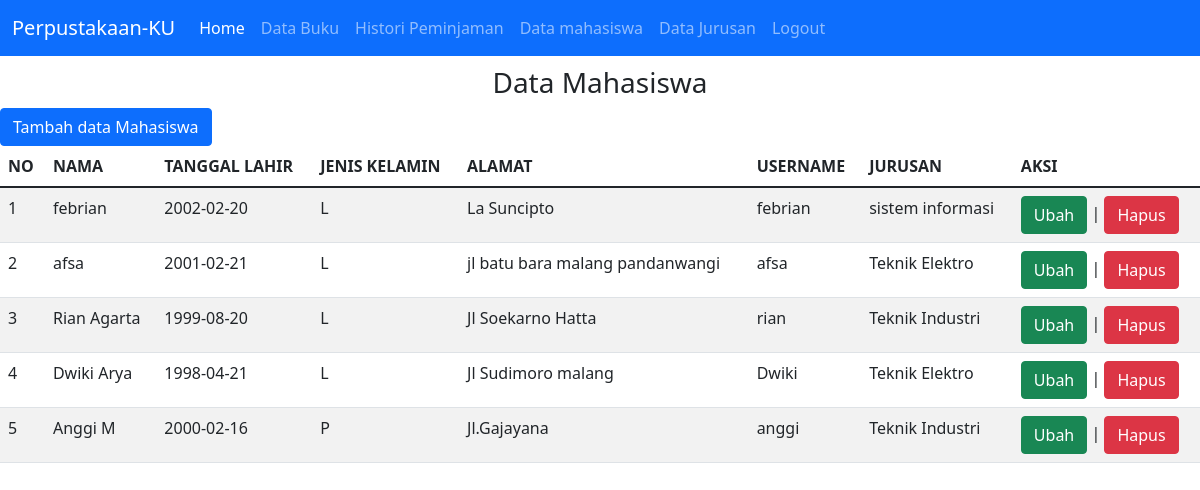
/tampil_mahasiswa.php (signed in), run on the app's committed database.
### tables this page shows
CREATE TABLE `mahasiswa` (
  `id_mhs` int(11) NOT NULL,
  `nama` varchar(100) NOT NULL,
  `tanggal_lahir` date NOT NULL,
  `jenis_kelamin` enum('L','P') NOT NULL,
  `alamat` text NOT NULL,
  `username` varchar(255) DEFAULT NULL,
  `password` varchar(255) DEFAULT NULL,
  `id_jurusan` int(11) NOT NULL
);

CREATE TABLE `jurusan` (
  `id_jurusan` int(11) NOT NULL,
  `nama_jurusan` varchar(20) NOT NULL,
  `angkatan` varchar(20) NOT NULL
);

### tampil_mahasiswa.php (the view, shortened to what this page needs)
<?php
include "header.php";
?>
<!DOCTYPE html>
<html>
<head>
	<link href="https://cdn.jsdelivr.net/npm/bootstrap@5.0.1/dist/css/bootstrap.min.css" rel="stylesheet">
</head>
<body>
	<center>
		<h3>Data Mahasiswa</h3>
	</center>
	<a href="tambah_mahasiswa.php"> <input type="submit" name="simpan" value="Tambah data Mahasiswa" class="btn btn-primary">
	</a>
	<table class="table table-hover table-striped">
		<thead>
			<tr>
				<th>NO</th>
				<th>NAMA</th>
				<th>TANGGAL LAHIR</th>
				<th>JENIS KELAMIN</th>
				<th>ALAMAT</th>
				<th>USERNAME</th>
				<th>JURUSAN</th>
				<th>AKSI</th>
			</tr>
		</thead>
		<tbody>
			<?php
			include "koneksi.php";
			$qry_mahasiswa = mysqli_query($conn, "select * from mahasiswa join jurusan on jurusan.id_jurusan=mahasiswa.id_jurusan");
			$no = 0;
			while ($data_mahasiswa = mysqli_fetch_array($qry_mahasiswa)) {
				$no++; ?>
				<tr>
					<td><?= $no ?></td>
					<td><?= $data_mahasiswa['nama'] ?></td>
					<td><?= $data_mahasiswa['tanggal_lahir'] ?></td>
					<td><?= $data_mahasiswa['jenis_kelamin'] ?></td>
					<td><?= $data_mahasiswa['alamat'] ?></td>
					<td><?= $data_mahasiswa['username'] ?></td>
					<td><?= $data_mahasiswa['nama_jurusan'] ?></td>
					<td><a href="ubah_mahasiswa.php?id_mhs=<?= $data_mahasiswa['id_mhs'] ?>" class="btn btn-success">Ubah</a> | <a href="hapus_mahasiswa.php?id_mhs=<?= $data_mahasiswa['id_mhs'] ?>" onclick="return confirm('Apakah anda yakin menghapus data ini')" class="btn btn-danger">Hapus</a> </td>
				</tr>
			<?php
			}
			?>
		</tbody>
	</table>
</body>
</html>
<?php
include "footer.php";
?>

### data on the page
mahasiswa: nama "febrian", tanggal_lahir "2002-02-20", jenis_kelamin "L", alamat "La Suncipto", username "febrian", id_jurusan.nama_jurusan "sistem informasi"
mahasiswa: nama "afsa", tanggal_lahir "2001-02-21", jenis_kelamin "L", alamat "jl batu bara malang pandanwangi", username "afsa", id_jurusan.nama_jurusan "Teknik Elektro"
mahasiswa: nama "Rian Agarta", tanggal_lahir "1999-08-20", jenis_kelamin "L", alamat "Jl Soekarno Hatta", username "rian", id_jurusan.nama_jurusan "Teknik Industri"
mahasiswa: nama "Dwiki Arya", tanggal_lahir "1998-04-21", jenis_kelamin "L", alamat "Jl Sudimoro malang", username "Dwiki", id_jurusan.nama_jurusan "Teknik Elektro"
mahasiswa: nama "Anggi M", tanggal_lahir "2000-02-16", jenis_kelamin "P", alamat "Jl.Gajayana", username "anggi", id_jurusan.nama_jurusan "Teknik Industri"
